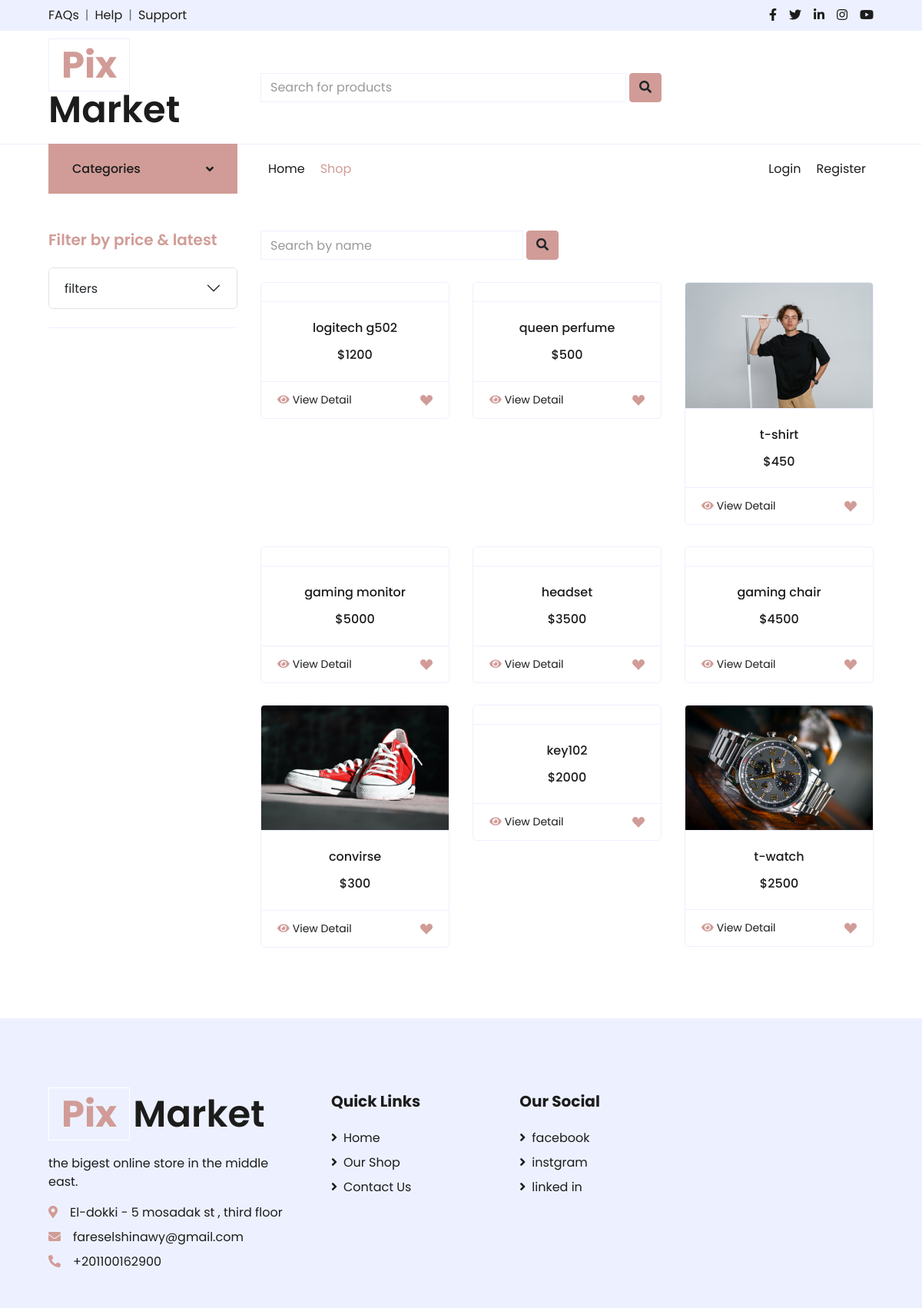
The app's page /index.php?page=shop with its own data.
### tables this page shows
CREATE TABLE `products` (
  `pro_id` int(10) UNSIGNED NOT NULL,
  `pro_name` varchar(30) NOT NULL,
  `description` varchar(200) NOT NULL,
  `image` varchar(100) NOT NULL,
  `cate_id` int(10) UNSIGNED NOT NULL,
  `brand_id` int(10) UNSIGNED NOT NULL,
  `count` int(10) UNSIGNED DEFAULT NULL,
  `price` int(10) UNSIGNED DEFAULT NULL,
  `solded_out` int(10) UNSIGNED DEFAULT NULL
);

### shop/core/shop_func.php (called while the page is built, shortened)
<?php
function get_products($conn){
    $sql = "SELECT products.pro_id as id , products.pro_name as name , products.description , products.image , products.count , products.price , categories.`cat name` as category , brands.brand_name as brand  FROM pix.products , pix.categories , pix.brands  WHERE brands.brand_id = products.brand_id AND categories.cat_id = products.cate_id ";
    $result = mysqli_query($conn,$sql);
    return $result ;
}

### shop/shop.php (the view, shortened to what this page needs)
<?php require_once 'inc/site_sidebar.php'; ?>
<?php require_once 'core/shop_func.php'; ?>
        <div class="col-lg-9 col-md-12">
            <div class="row pb-3">
                <div class="col-12 pb-1">
                    <div class="d-flex align-items-center justify-content-between mb-4">
                        <form action="index.php?search=search" method='post'>
                            <div class="input-group">
                                <input type="text" class="form-control" placeholder="Search by name" name='name'>
                        <span class=" bg-transparent text-primary border-bottom ml-1">
                        <button type='submit' class='btn btn-primary rounded'><i class="fa fa-search"></i></button>
                        </span>
                            </div>
                        </form>
                    </div>
                </div>
                    <?php
                        if(!isset($_GET['price']) && !isset($_GET['date']) && !isset($_GET['search']) && !isset($_GET['cat_id']) && !isset($_GET['brand_id']) && !isset($_GET['most_selling'])){
                        $result = get_products($conn);
                        }elseif(isset($_GET['price']) && $_GET['price'] == 'max'){
                        $result = get_products_max($conn);
                        }elseif(isset($_GET['price']) && $_GET['price'] == 'min'){
                            $result = get_products_min($conn);
                        }elseif(isset($_GET['price']) && $_GET['price'] != 'min' && $_GET['price'] != 'min'){
                            $result = get_products($conn);
                        }elseif(isset($_GET['date']) && $_GET['date'] == 'latest'){
                            $result = get_products_latest($conn);
                        }elseif(isset($_GET['date']) && $_GET['date'] != 'latest'){
                            $result = get_products($conn);
                        }elseif(isset($_POST['name'])){
                            $name = sanitize_input($_POST['name']);
                            $result = get_search($conn,$name);
                        }elseif(isset($_GET['cat_id'])){
                            $cat_id = sanitize_input($_GET['cat_id']);
                            $result = get_category_products($conn,$cat_id);
                        }elseif(isset($_GET['brand_id'])){
                            $brand_id = sanitize_input($_GET['brand_id']);
                            $result = get_brand_products($conn,$brand_id);
                        }elseif(isset($_GET['most_selling'])){
                            $result = get_products_most_selling($conn);
                        }
                            while($row = mysqli_fetch_assoc($result)):
                    ?>
                <div class="col-lg-4 col-md-6 col-sm-12 pb-1">
                    <div class="card product-item border-0 mb-4">
                        <div class="card-header product-img position-relative overflow-hidden bg-transparent border p-0">
                            <img class="img-fluid w-100" src="uploaded/<?= $row['image'] ?>" alt="">
                        </div>
                        <div class="card-body border-left border-right text-center p-0 pt-4 pb-3">
                            <h6 class="text-truncate mb-3"><?= $row['name'] ?></h6>
                            <div class="d-flex justify-content-center">
                                <h6>$<?= $row['price'] ?></h6>
                            </div>
                        </div>
                        <div class="card-footer d-flex justify-content-between bg-light border">
                            <a href="index.php?page=detail&id=<?= $row['id'] ?>" class="btn btn-sm text-dark p-0"><i class="fas fa-eye text-primary mr-1"></i>View Detail</a>
                            <?php if(isset($_SESSION['auth'])): ?>
                                <a href="shop/handlers/add_to_wishlist.php?id=<?= $row['id'] ?>" class="btn btn-sm text-dark p-0">
                                    <svg xmlns="http://www.w3.org/2000/svg" width="16" height="16" fill="currentColor" class="bi bi-suit-heart-fill" viewBox="0 0 16 16">
                                        <path class='text-primary' d="M4 1c2.21 0 4 1.755 4 3.92C8 2.755 9.79 1 12 1s4 1.755 4 3.92c0 3.263-3.234 4.414-7.608 9.608a.513.513 0 0 1-.784 0C3.234 9.334 0 8.183 0 4.92 0 2.755 1.79 1 4 1z"/>
                                    </svg>
                                </a>
                                <?php else: ?>
                            <a href="index.php?page=login" class="btn btn-sm text-dark p-0">
                            </a>
                            <?php endif; ?>
                        </div>
                    </div>
                </div>
                <?php endwhile; ?>
            </div>
        </div>
    </div>
</div>

### shop/inc/site_header.php (shortened to what this page needs)
<!DOCTYPE html>
<html lang="en">
<head>
    <link href="https://cdn.jsdelivr.net/npm/bootstrap@5.3.0-alpha3/dist/css/bootstrap.min.css" rel="stylesheet">
    <link href="https://cdnjs.cloudflare.com/ajax/libs/font-awesome/5.10.0/css/all.min.css" rel="stylesheet">
    <link href="lib/owlcarousel/assets/owl.carousel.min.css" rel="stylesheet">
    <link href="shop/css/style.css" rel="stylesheet">
</head>
<body>

### shop/inc/site_topbar.php (shortened to what this page needs)
<div class="container-fluid">
    <div class="row bg-secondary py-2 px-xl-5">
        <div class="col-lg-6 d-none d-lg-block">
            <div class="d-inline-flex align-items-center">
                <a class="text-dark" href="index.php">FAQs</a>
                <span class="text-muted px-2">|</span>
                <?php
                    if(isset($_SESSION['auth'])):
                ?>
                <a class="text-dark" href="index.php?page=contact">Help</a>
                <span class="text-muted px-2">|</span>
                <a class="text-dark" href="index.php?page=contact">Support</a>
                <?php else: ?>
                <a class="text-dark" href="index.php?page=login">Help</a>
                <span class="text-muted px-2">|</span>
                <a class="text-dark" href="index.php?page=login">Support</a>
                    <?php
                    endif;
                    ?>
            </div>
        </div>
        <div class="col-lg-6 text-center text-lg-right">
            <div class="d-inline-flex align-items-center">
                <a class="text-dark px-2" href="https://www.facebook.com/fares.elshinawi" target='_blank'>
                    <i class="fab fa-facebook-f"></i>
                </a>
                <a class="text-dark px-2" href="https://twitter.com/Shinawii1" target='_blank'>
                    <i class="fab fa-twitter"></i>
                </a>
                <a class="text-dark px-2" href="https://www.linkedin.com/in/shinawii-undefined-26830b258/" target='_blank'>
                    <i class="fab fa-linkedin-in"></i>
                </a>
                <a class="text-dark px-2" href="https://www.instagram.com/fares.elshinawy/" target='_blank'>
                    <i class="fab fa-instagram"></i>
                </a>
                <a class="text-dark pl-2" href="https://www.youtube.com/channel/UCvLl4dfYxy6DO9hnt78nkDw" target='_blank'>
                    <i class="fab fa-youtube"></i>
                </a>
            </div>
        </div>
    </div>
    <div class="row align-items-center py-3 px-xl-5">
        <div class="col-lg-3 d-none d-lg-block">
            <a href="index.php" class="text-decoration-none">
                <h1 class="m-0 display-5 font-weight-semi-bold"><span class="text-primary font-weight-bold border px-3 mr-1">Pix</span> Market</h1>
            </a>
        </div>
        <div class="col-lg-6 col-6 text-left">
            <form action="index.php?search=search" method='post'>
                <div class="input-group">
                    <input type="text" class="form-control" placeholder="Search for products" name='name'>
                        <span class="bg-transparent text-primary ml-1">
                            <button type='submit' class='btn btn-primary rounded'><i class="fa fa-search"></i></button>
                        </span>
                </div>
            </form>
        </div>
    </div>
</div>

### shop/inc/site_navbar.php (shortened to what this page needs)
<div class="container-fluid">
    <div class="row border-top px-xl-5">
        <div class="col-lg-3 d-none d-lg-block">
            <a class="btn shadow-none d-flex align-items-center justify-content-between bg-primary text-white w-100" data-toggle="collapse" href="#navbar-vertical" style="height: 65px; margin-top: -1px; padding: 0 30px;">
                <h6 class="m-0">Categories</h6>
                <i class="fa fa-angle-down text-dark"></i>
            </a>
        </div>
        <div class="col-lg-9">
            <nav class="navbar navbar-expand-lg bg-light navbar-light py-3 py-lg-0 px-0">
                <div class="collapse navbar-collapse justify-content-between" id="navbarCollapse">
                    <div class="navbar-nav mr-auto py-0">
                        <a href="index.php" class="nav-item nav-link <?php
                            if(!isset($_GET['page'])){
                                echo 'active';
                            }
                        ?>">Home</a>
                        <a href="index.php?page=shop" class="nav-item nav-link <?php
                            if(isset($_GET['page']) && $_GET['page'] == 'shop'){
                                echo 'active';
                            }
                        ?>">Shop</a>
                    </div>
                    <?php
                    if(!isset($_SESSION['auth'])):
                    ?>
                    <div class="navbar-nav ml-auto py-0">
                        <a href="index.php?page=login" class="nav-item nav-link <?php
                            if(isset($_GET['page']) && $_GET['page'] == 'login'){
                                echo 'active';
                            }
                        ?>">Login</a>
                        <a href="index.php?page=register" class="nav-item nav-link    <?php
                            if(isset($_GET['page']) && $_GET['page'] == 'register'){
                                echo 'active';
                            }
                        ?>">Register</a>
                    </div>
                    <?php endif; ?>
                </div>
            </nav>
        </div>
    </div>
</div>

### index.php (shortened to what this page needs)
<?php
    require_once  "database/conn.php";
    require_once 'shop/inc/site_header.php';
?>
            <?php
    require_once 'shop/inc/site_topbar.php';
    require_once 'shop/inc/site_navbar.php';
?>
<?php
    if(!isset($_GET['page']) && !isset($_GET['search'])){
        require_once 'shop/home.php';
    }elseif(isset($_GET['page']) && $_GET['page'] == 'shop'){
        require_once 'shop/shop.php';
    }elseif(isset($_GET['page']) && $_GET['page'] == 'contact'){
        require_once 'shop/contact.php';
    }elseif(isset($_GET['page']) && $_GET['page'] == 'login' && !isset($_SESSION['auth'])){
        require_once 'shop/login.php';
    }elseif(isset($_GET['page']) && $_GET['page'] == 'register'){
        require_once 'shop/register.php';
    }elseif(isset($_GET['page']) && $_GET['page'] == 'detail'){
            require_once 'shop/detail.php';
    }elseif(isset($_SESSION['auth']) && isset($_GET['page']) && $_GET['page'] == 'profile'){
        require_once 'shop/profile.php';
    }elseif(isset($_SESSION['auth']) && isset($_GET['page']) && $_GET['page'] == 'wishlist'){
        require_once 'shop/wishlist.php';
    }elseif(isset($_SESSION['auth']) && isset($_GET['page']) && $_GET['page'] == 'cart'){
        require_once 'shop/cart.php';
    }elseif(isset($_GET['search']) && $_GET['search'] == 'search'){
        require_once 'shop/shop.php';
    }elseif(isset($_GET['page']) && $_GET['page'] == 'edit_user'){
        require_once 'shop/edit_user.php';
    }elseif(isset($_GET['page']) && $_GET['page'] == 'order_history'){
        require_once 'shop/order_history.php';
    }elseif(isset($_GET['page']) && $_GET['page'] == 'order_items'){
        require_once 'shop/order_items.php';
    }
?>
<?php
require_once 'shop/inc/site_footer.php';
?>

### shop/inc/site_sidebar.php (shortened to what this page needs)
<div class="container-fluid pt-5">
    <div class="row px-xl-5">
        <div class="col-lg-3 col-md-12">
            <div class="border-bottom mb-4 pb-4">
                <h5 class="font-weight-semi-bold mb-4 text-primary">Filter by price & latest</h5>
                <div class="accordion" id="accordionExample">
                    <div class="accordion-item">
                        <h2 class="accordion-header">
                        <button class="accordion-button collapsed" type="button" data-bs-toggle="collapse" data-bs-target="#collapseOne" aria-expanded="false" aria-controls="collapseOne">
                            filters
                        </button>
                        </h2>
                    </div>
                </div>
            </div>
        </div>

### shop/inc/site_footer.php (shortened to what this page needs)
    <div class="container-fluid bg-secondary text-dark mt-5 pt-5">
        <div class="row px-xl-5 pt-5">
            <div class="col-lg-4 col-md-12 mb-5 pr-3 pr-xl-5">
                <a href="" class="text-decoration-none">
                    <h1 class="mb-4 display-5 font-weight-semi-bold"><span class="text-primary font-weight-bold border border-white px-3 mr-1">Pix</span>Market</h1>
                </a>
                <p>the bigest online store in the middle east.</p>
                <p class="mb-2"><i class="fa fa-map-marker-alt text-primary mr-3"></i>El-dokki - 5 mosadak st , third floor</p>
                <p class="mb-2"><i class="fa fa-envelope text-primary mr-3"></i>fareselshinawy@gmail.com</p>
                <p class="mb-0"><i class="fa fa-phone-alt text-primary mr-3"></i>+201100162900</p>
            </div>
            <div class="col-lg-8 col-md-12">
                <div class="row">
                    <div class="col-md-4 mb-5">
                        <h5 class="font-weight-bold text-dark mb-4">Quick Links</h5>
                        <div class="d-flex flex-column justify-content-start">
                            <a class="text-dark mb-2" href="index.php"><i class="fa fa-angle-right mr-2"></i>Home</a>
                            <a class="text-dark mb-2" href="index.php?page=shop"><i class="fa fa-angle-right mr-2"></i>Our Shop</a>
                            <a class="text-dark" href="index.php?page=contact"><i class="fa fa-angle-right mr-2"></i>Contact Us</a>
                        </div>
                    </div>
                    <div class="col-md-4 mb-5">
                        <h5 class="font-weight-bold text-dark mb-4">Our Social</h5>
                        <div class="d-flex flex-column justify-content-start">
                            <a class="text-dark mb-2" href="https://www.facebook.com/fares.elshinawi" target='_blank'><i class="fa fa-angle-right mr-2"></i>facebook</a>
                            <a class="text-dark mb-2" href="https://www.instagram.com/fares.elshinawy/" target='_blank'><i class="fa fa-angle-right mr-2"></i>instgram</a>
                            <a class="text-dark" href="https://www.linkedin.com/in/shinawii-undefined-26830b258/" target='_blank' ><i class="fa fa-angle-right mr-2"></i>linked in</a>
                        </div>
                    </div>
                </div>
            </div>
        </div>
    </div>
</body>
</html>

### records on screen
products: pro_name "logitech g502", price "1200"
products: pro_name "queen perfume", price "500"
products: image (picture), pro_name "t-shirt", price "450"
products: pro_name "gaming monitor", price "5000"
products: pro_name "headset", price "3500"
products: pro_name "gaming chair", price "4500"
products: image (picture), pro_name "convirse", price "300"
products: pro_name "key102", price "2000"
products: image (picture), pro_name "t-watch", price "2500"
